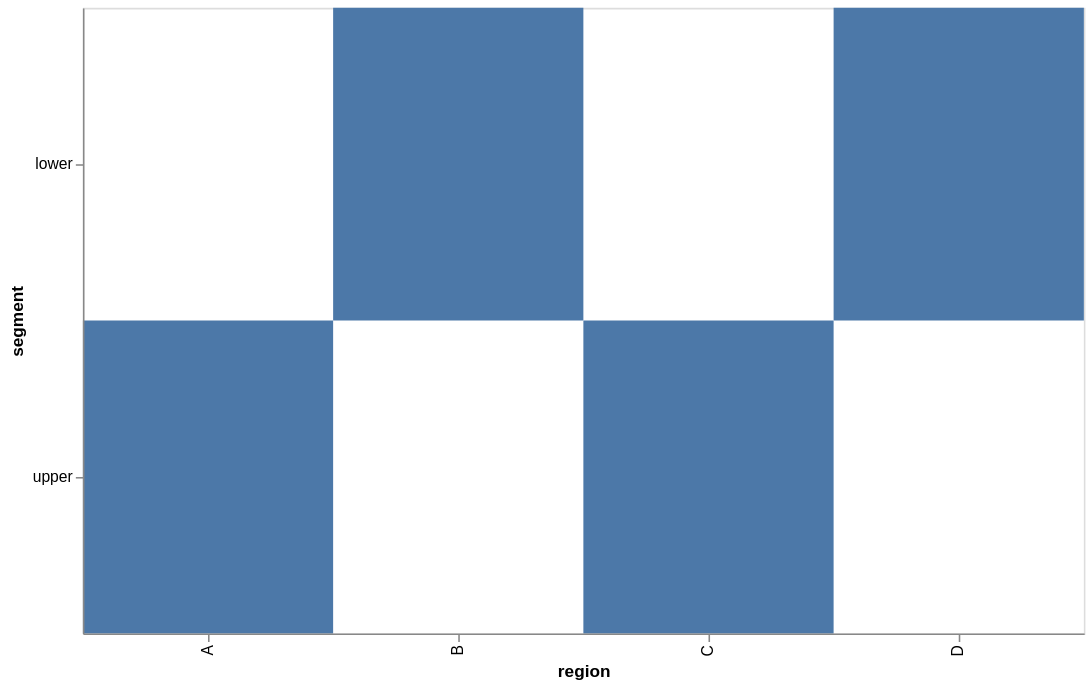

The Vega-Lite source for this figure:
### Vega-Lite specification from a JSON file in a GitHub repository (floating-point values rounded to 4 significant figures)
{"width": 640, "height": 400, "data": {"values": [{"region": "A", "segment": "upper", "step": 1, "value": 3, "group": "g1", "alpha": 0.35}, {"region": "B", "segment": "lower", "step": 2, "value": 7, "group": "g2", "alpha": 0.55}, {"region": "C", "segment": "upper", "step": 3, "value": 5, "group": "g1", "alpha": 0.75}, {"region": "D", "segment": "lower", "step": 4, "value": 9, "group": "g2", "alpha": 0.95}]}, "mark": "rect", "encoding": {"x": {"field": "region", "type": "nominal"}, "y": {"field": "segment", "type": "nominal"}}}
